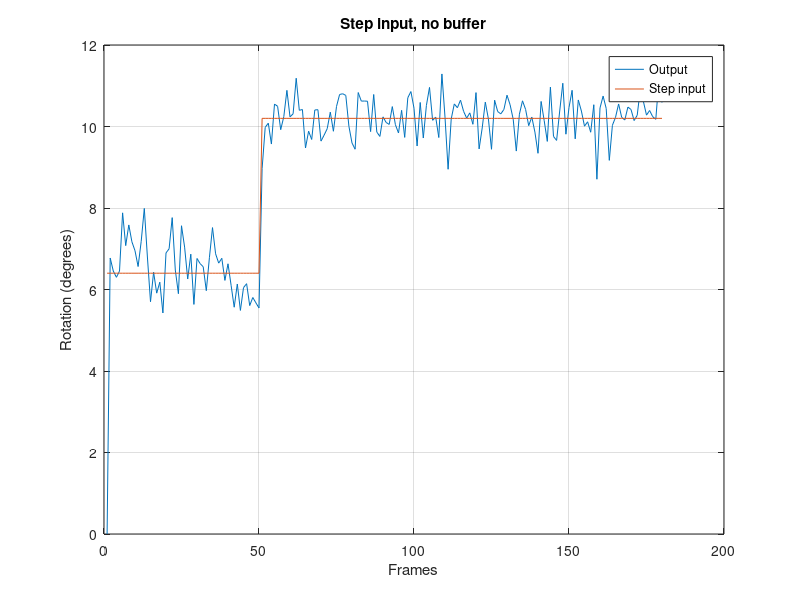

Reproduce this figure in MATLAB.
clear,clc, close all

load('angle_results/angle_data_7')

for i = 1:length(angles(1,3,:))
    a(i) = angles(1,1,i);
    b(i) = angles(1,2,i);
    c(i) = angles(1,3,i);
    if i > 50
        stepp(i) = 10.2;
    else
        stepp(i) = 6.4;
    end
end

figure
plot(a)
hold on
% plot(b)
% plot(c)
plot(stepp)
grid on
title('Step input, no buffer')
xlabel('Frames')
ylabel('Rotation (degrees)')
legend('Output','Step input')






